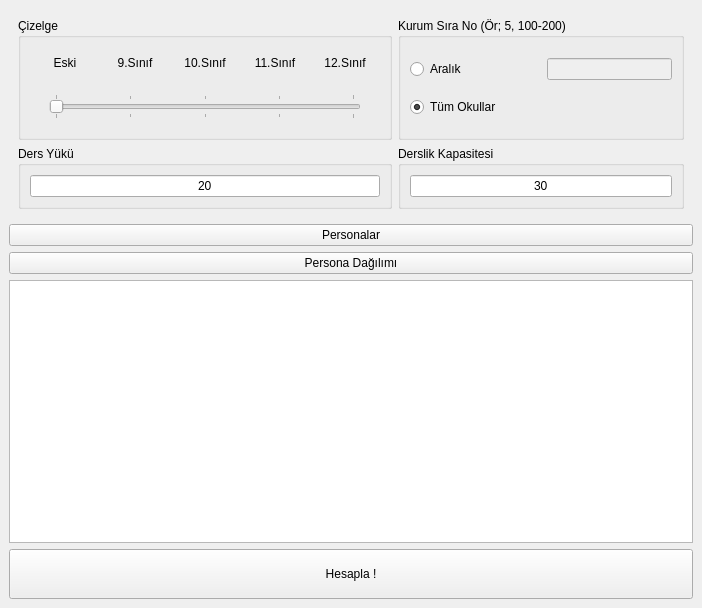
<?xml version="1.0" encoding="UTF-8"?>
<ui version="4.0">
 <class>MainWindow</class>
 <widget class="QMainWindow" name="MainWindow">
  <property name="enabled">
   <bool>true</bool>
  </property>
  <property name="geometry">
   <rect>
    <x>0</x>
    <y>0</y>
    <width>702</width>
    <height>608</height>
   </rect>
  </property>
  <property name="sizePolicy">
   <sizepolicy hsizetype="Fixed" vsizetype="Preferred">
    <horstretch>0</horstretch>
    <verstretch>0</verstretch>
   </sizepolicy>
  </property>
  <property name="contextMenuPolicy">
   <enum>Qt::DefaultContextMenu</enum>
  </property>
  <property name="windowTitle">
   <string>Ders Çizelge Simülasyonu v1.1</string>
  </property>
  <property name="documentMode">
   <bool>false</bool>
  </property>
  <property name="tabShape">
   <enum>QTabWidget::Rounded</enum>
  </property>
  <widget class="QWidget" name="centralwidget">
   <property name="enabled">
    <bool>true</bool>
   </property>
   <property name="sizePolicy">
    <sizepolicy hsizetype="Fixed" vsizetype="Fixed">
     <horstretch>0</horstretch>
     <verstretch>0</verstretch>
    </sizepolicy>
   </property>
   <layout class="QVBoxLayout" name="verticalLayout_3">
    <item>
     <widget class="QWidget" name="widget" native="true">
      <property name="sizePolicy">
       <sizepolicy hsizetype="Preferred" vsizetype="Fixed">
        <horstretch>0</horstretch>
        <verstretch>0</verstretch>
       </sizepolicy>
      </property>
      <layout class="QGridLayout" name="gridLayout">
       <item row="1" column="0">
        <widget class="QGroupBox" name="groupBox">
         <property name="sizePolicy">
          <sizepolicy hsizetype="Preferred" vsizetype="Preferred">
           <horstretch>0</horstretch>
           <verstretch>0</verstretch>
          </sizepolicy>
         </property>
         <property name="minimumSize">
          <size>
           <width>305</width>
           <height>0</height>
          </size>
         </property>
         <property name="title">
          <string>Ders Yükü</string>
         </property>
         <layout class="QVBoxLayout" name="verticalLayout">
          <item>
           <widget class="QLineEdit" name="lineEdit_dersyuku">
            <property name="text">
             <string>20</string>
            </property>
            <property name="alignment">
             <set>Qt::AlignCenter</set>
            </property>
           </widget>
          </item>
         </layout>
        </widget>
       </item>
       <item row="1" column="1">
        <widget class="QGroupBox" name="groupBox_2">
         <property name="title">
          <string>Derslik Kapasitesi</string>
         </property>
         <layout class="QVBoxLayout" name="verticalLayout_2">
          <item>
           <widget class="QLineEdit" name="lineEdit_derslikkap">
            <property name="text">
             <string>30</string>
            </property>
            <property name="alignment">
             <set>Qt::AlignCenter</set>
            </property>
           </widget>
          </item>
         </layout>
        </widget>
       </item>
       <item row="0" column="0">
        <widget class="QGroupBox" name="groupBox_3">
         <property name="sizePolicy">
          <sizepolicy hsizetype="Preferred" vsizetype="Preferred">
           <horstretch>0</horstretch>
           <verstretch>0</verstretch>
          </sizepolicy>
         </property>
         <property name="title">
          <string>Çizelge</string>
         </property>
         <layout class="QVBoxLayout" name="verticalLayout_4">
          <item>
           <widget class="QWidget" name="widget_2" native="true">
            <layout class="QHBoxLayout" name="horizontalLayout">
             <property name="spacing">
              <number>20</number>
             </property>
             <property name="leftMargin">
              <number>10</number>
             </property>
             <property name="rightMargin">
              <number>10</number>
             </property>
             <item>
              <widget class="QLabel" name="label_5">
               <property name="sizePolicy">
                <sizepolicy hsizetype="Fixed" vsizetype="Preferred">
                 <horstretch>0</horstretch>
                 <verstretch>0</verstretch>
                </sizepolicy>
               </property>
               <property name="minimumSize">
                <size>
                 <width>50</width>
                 <height>0</height>
                </size>
               </property>
               <property name="text">
                <string>Eski</string>
               </property>
               <property name="alignment">
                <set>Qt::AlignCenter</set>
               </property>
              </widget>
             </item>
             <item>
              <widget class="QLabel" name="label_4">
               <property name="sizePolicy">
                <sizepolicy hsizetype="Fixed" vsizetype="Preferred">
                 <horstretch>0</horstretch>
                 <verstretch>0</verstretch>
                </sizepolicy>
               </property>
               <property name="minimumSize">
                <size>
                 <width>50</width>
                 <height>0</height>
                </size>
               </property>
               <property name="text">
                <string>9.Sınıf</string>
               </property>
               <property name="alignment">
                <set>Qt::AlignCenter</set>
               </property>
              </widget>
             </item>
             <item>
              <widget class="QLabel" name="label_3">
               <property name="sizePolicy">
                <sizepolicy hsizetype="Fixed" vsizetype="Preferred">
                 <horstretch>0</horstretch>
                 <verstretch>0</verstretch>
                </sizepolicy>
               </property>
               <property name="minimumSize">
                <size>
                 <width>50</width>
                 <height>0</height>
                </size>
               </property>
               <property name="text">
                <string>10.Sınıf</string>
               </property>
               <property name="alignment">
                <set>Qt::AlignCenter</set>
               </property>
              </widget>
             </item>
             <item>
              <widget class="QLabel" name="label_2">
               <property name="sizePolicy">
                <sizepolicy hsizetype="Fixed" vsizetype="Preferred">
                 <horstretch>0</horstretch>
                 <verstretch>0</verstretch>
                </sizepolicy>
               </property>
               <property name="minimumSize">
                <size>
                 <width>50</width>
                 <height>0</height>
                </size>
               </property>
               <property name="text">
                <string>11.Sınıf</string>
               </property>
               <property name="alignment">
                <set>Qt::AlignCenter</set>
               </property>
              </widget>
             </item>
             <item>
              <widget class="QLabel" name="label">
               <property name="sizePolicy">
                <sizepolicy hsizetype="Fixed" vsizetype="Preferred">
                 <horstretch>0</horstretch>
                 <verstretch>0</verstretch>
                </sizepolicy>
               </property>
               <property name="minimumSize">
                <size>
                 <width>50</width>
                 <height>0</height>
                </size>
               </property>
               <property name="text">
                <string>12.Sınıf</string>
               </property>
               <property name="alignment">
                <set>Qt::AlignCenter</set>
               </property>
              </widget>
             </item>
            </layout>
           </widget>
          </item>
          <item>
           <widget class="QWidget" name="widget_3" native="true">
            <layout class="QHBoxLayout" name="horizontalLayout_2">
             <item>
              <spacer name="horizontalSpacer_2">
               <property name="orientation">
                <enum>Qt::Horizontal</enum>
               </property>
               <property name="sizeType">
                <enum>QSizePolicy::Minimum</enum>
               </property>
               <property name="sizeHint" stdset="0">
                <size>
                 <width>10</width>
                 <height>20</height>
                </size>
               </property>
              </spacer>
             </item>
             <item>
              <widget class="QSlider" name="horizontalSlider">
               <property name="maximum">
                <number>4</number>
               </property>
               <property name="singleStep">
                <number>1</number>
               </property>
               <property name="pageStep">
                <number>1</number>
               </property>
               <property name="value">
                <number>0</number>
               </property>
               <property name="sliderPosition">
                <number>0</number>
               </property>
               <property name="tracking">
                <bool>true</bool>
               </property>
               <property name="orientation">
                <enum>Qt::Horizontal</enum>
               </property>
               <property name="tickPosition">
                <enum>QSlider::TicksBothSides</enum>
               </property>
               <property name="tickInterval">
                <number>1</number>
               </property>
              </widget>
             </item>
             <item>
              <spacer name="horizontalSpacer_3">
               <property name="orientation">
                <enum>Qt::Horizontal</enum>
               </property>
               <property name="sizeType">
                <enum>QSizePolicy::Fixed</enum>
               </property>
               <property name="sizeHint" stdset="0">
                <size>
                 <width>10</width>
                 <height>20</height>
                </size>
               </property>
              </spacer>
             </item>
            </layout>
           </widget>
          </item>
         </layout>
        </widget>
       </item>
       <item row="0" column="1">
        <widget class="QGroupBox" name="groupBox_4">
         <property name="title">
          <string>Kurum Sıra No (Ör; 5, 100-200) </string>
         </property>
         <layout class="QGridLayout" name="gridLayout_2">
          <item row="2" column="0">
           <widget class="QRadioButton" name="radioButton_2">
            <property name="text">
             <string>Tüm Okullar</string>
            </property>
            <property name="checked">
             <bool>true</bool>
            </property>
           </widget>
          </item>
          <item row="1" column="2">
           <widget class="QLineEdit" name="lineEdit">
            <property name="enabled">
             <bool>false</bool>
            </property>
           </widget>
          </item>
          <item row="1" column="0">
           <widget class="QRadioButton" name="radioButton">
            <property name="text">
             <string>Aralık</string>
            </property>
           </widget>
          </item>
          <item row="1" column="1">
           <spacer name="horizontalSpacer">
            <property name="orientation">
             <enum>Qt::Horizontal</enum>
            </property>
            <property name="sizeType">
             <enum>QSizePolicy::Fixed</enum>
            </property>
            <property name="sizeHint" stdset="0">
             <size>
              <width>40</width>
              <height>20</height>
             </size>
            </property>
           </spacer>
          </item>
         </layout>
        </widget>
       </item>
      </layout>
     </widget>
    </item>
    <item>
     <widget class="QPushButton" name="pushButton">
      <property name="sizePolicy">
       <sizepolicy hsizetype="Minimum" vsizetype="Fixed">
        <horstretch>0</horstretch>
        <verstretch>0</verstretch>
       </sizepolicy>
      </property>
      <property name="text">
       <string>Personalar</string>
      </property>
     </widget>
    </item>
    <item>
     <widget class="QPushButton" name="pushButton_4">
      <property name="sizePolicy">
       <sizepolicy hsizetype="Minimum" vsizetype="Fixed">
        <horstretch>0</horstretch>
        <verstretch>0</verstretch>
       </sizepolicy>
      </property>
      <property name="text">
       <string>Persona Dağılımı</string>
      </property>
     </widget>
    </item>
    <item>
     <widget class="QListWidget" name="listWidget">
      <property name="sizePolicy">
       <sizepolicy hsizetype="Expanding" vsizetype="MinimumExpanding">
        <horstretch>0</horstretch>
        <verstretch>0</verstretch>
       </sizepolicy>
      </property>
      <property name="minimumSize">
       <size>
        <width>0</width>
        <height>100</height>
       </size>
      </property>
     </widget>
    </item>
    <item>
     <widget class="QPushButton" name="pushButton_3">
      <property name="sizePolicy">
       <sizepolicy hsizetype="Minimum" vsizetype="Fixed">
        <horstretch>0</horstretch>
        <verstretch>0</verstretch>
       </sizepolicy>
      </property>
      <property name="minimumSize">
       <size>
        <width>0</width>
        <height>50</height>
       </size>
      </property>
      <property name="text">
       <string>Hesapla !</string>
      </property>
     </widget>
    </item>
   </layout>
  </widget>
 </widget>
 <tabstops>
  <tabstop>lineEdit_dersyuku</tabstop>
 </tabstops>
 <resources/>
 <connections/>
</ui>
